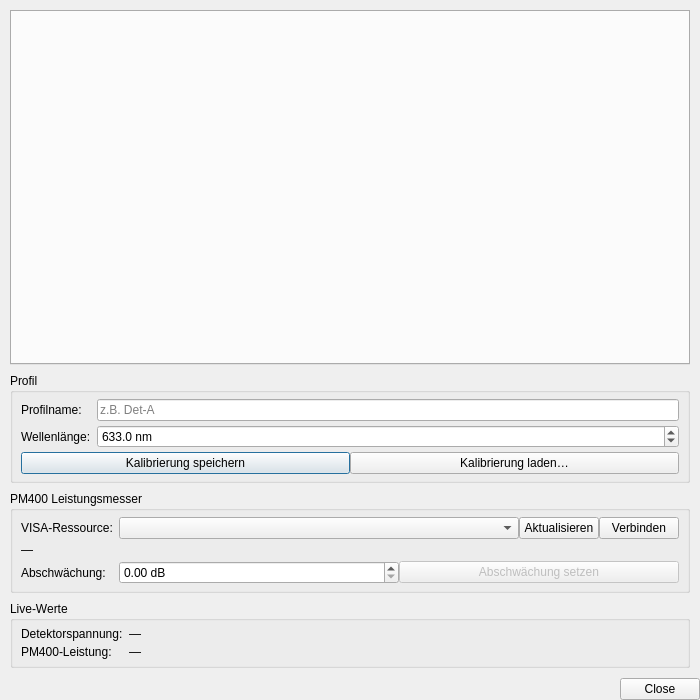
<?xml version="1.0" encoding="UTF-8"?>
<ui version="4.0">
 <class>PowerCalibrationWindow</class>
 <widget class="QDialog" name="PowerCalibrationWindow">
  <property name="geometry">
   <rect>
    <x>0</x>
    <y>0</y>
    <width>700</width>
    <height>700</height>
   </rect>
  </property>
  <property name="windowTitle">
   <string>Leistungskalibrierung — PD-TIA Detektor</string>
  </property>
  <layout class="QVBoxLayout" name="layoutDialog" stretch="1,0">
   <property name="spacing">
    <number>0</number>
   </property>
   <property name="leftMargin">
    <number>0</number>
   </property>
   <property name="topMargin">
    <number>0</number>
   </property>
   <property name="rightMargin">
    <number>0</number>
   </property>
   <property name="bottomMargin">
    <number>0</number>
   </property>
   <item>
    <widget class="QScrollArea" name="scrollMain">
     <property name="frameShape">
      <enum>QFrame::Shape::NoFrame</enum>
     </property>
     <property name="widgetResizable">
      <bool>true</bool>
     </property>
     <widget class="QWidget" name="contentMain">
      <property name="geometry">
       <rect>
        <x>0</x>
        <y>0</y>
        <width>700</width>
        <height>660</height>
       </rect>
      </property>
      <layout class="QVBoxLayout" name="layoutContent" stretch="1,0,0,0">
       <property name="spacing">
        <number>8</number>
       </property>
       <property name="leftMargin">
        <number>10</number>
       </property>
       <property name="topMargin">
        <number>10</number>
       </property>
       <property name="rightMargin">
        <number>10</number>
       </property>
       <property name="bottomMargin">
        <number>10</number>
       </property>
       <item>
        <widget class="QTabWidget" name="tabGains">
         <property name="currentIndex">
          <number>-1</number>
         </property>
        </widget>
       </item>
       <item>
        <widget class="QGroupBox" name="groupProfile">
         <property name="title">
          <string>Profil</string>
         </property>
         <layout class="QFormLayout" name="layoutProfile">
          <property name="leftMargin">
           <number>8</number>
          </property>
          <property name="topMargin">
           <number>6</number>
          </property>
          <property name="rightMargin">
           <number>8</number>
          </property>
          <property name="bottomMargin">
           <number>6</number>
          </property>
          <property name="verticalSpacing">
           <number>4</number>
          </property>
          <item row="0" column="0">
           <widget class="QLabel" name="labelProfileName">
            <property name="text">
             <string>Profilname:</string>
            </property>
           </widget>
          </item>
          <item row="0" column="1">
           <widget class="QLineEdit" name="editProfileName">
            <property name="placeholderText">
             <string>z.B. Det-A</string>
            </property>
           </widget>
          </item>
          <item row="1" column="0">
           <widget class="QLabel" name="labelWavelength">
            <property name="text">
             <string>Wellenlänge:</string>
            </property>
           </widget>
          </item>
          <item row="1" column="1">
           <widget class="QDoubleSpinBox" name="spinWavelength">
            <property name="toolTip">
             <string>Laserwellenlänge — die Responsivität des Detektors ist wellenlängenabhängig.</string>
            </property>
            <property name="suffix">
             <string> nm</string>
            </property>
            <property name="decimals">
             <number>1</number>
            </property>
            <property name="minimum">
             <double>1.000000000000000</double>
            </property>
            <property name="maximum">
             <double>10000.000000000000000</double>
            </property>
            <property name="value">
             <double>633.000000000000000</double>
            </property>
           </widget>
          </item>
          <item row="2" column="0" colspan="2">
           <layout class="QHBoxLayout" name="layoutProfileButtons">
            <item>
             <widget class="QPushButton" name="buttonSave">
              <property name="text">
               <string>Kalibrierung speichern</string>
              </property>
             </widget>
            </item>
            <item>
             <widget class="QPushButton" name="buttonLoad">
              <property name="text">
               <string>Kalibrierung laden…</string>
              </property>
             </widget>
            </item>
           </layout>
          </item>
         </layout>
        </widget>
       </item>
       <item>
        <widget class="QGroupBox" name="groupPm400">
         <property name="title">
          <string>PM400 Leistungsmesser</string>
         </property>
         <layout class="QFormLayout" name="layoutPm400">
          <property name="leftMargin">
           <number>8</number>
          </property>
          <property name="topMargin">
           <number>6</number>
          </property>
          <property name="rightMargin">
           <number>8</number>
          </property>
          <property name="bottomMargin">
           <number>6</number>
          </property>
          <property name="verticalSpacing">
           <number>4</number>
          </property>
          <item row="0" column="0">
           <widget class="QLabel" name="labelResource">
            <property name="text">
             <string>VISA-Ressource:</string>
            </property>
           </widget>
          </item>
          <item row="0" column="1">
           <layout class="QHBoxLayout" name="layoutConnection" stretch="1,0,0">
            <item>
             <widget class="QComboBox" name="comboPm400"/>
            </item>
            <item>
             <widget class="QPushButton" name="buttonRefresh">
              <property name="text">
               <string>Aktualisieren</string>
              </property>
             </widget>
            </item>
            <item>
             <widget class="QPushButton" name="buttonConnect">
              <property name="text">
               <string>Verbinden</string>
              </property>
             </widget>
            </item>
           </layout>
          </item>
          <item row="1" column="0" colspan="2">
           <widget class="QLabel" name="valuePm400Status">
            <property name="text">
             <string notr="true">—</string>
            </property>
           </widget>
          </item>
          <item row="2" column="0">
           <widget class="QLabel" name="labelAttenuation">
            <property name="text">
             <string>Abschwächung:</string>
            </property>
           </widget>
          </item>
          <item row="2" column="1">
           <layout class="QHBoxLayout" name="layoutAttenuation">
            <item>
             <widget class="QDoubleSpinBox" name="spinAttenuation">
              <property name="suffix">
               <string> dB</string>
              </property>
              <property name="decimals">
               <number>2</number>
              </property>
              <property name="maximum">
               <double>60.000000000000000</double>
              </property>
             </widget>
            </item>
            <item>
             <widget class="QPushButton" name="buttonToggleAttenuation">
              <property name="enabled">
               <bool>false</bool>
              </property>
              <property name="toolTip">
               <string>Setzt die PM400-Abschwächung auf den nebenstehenden Wert, bzw. schaltet sie aus, falls bereits aktiv.</string>
              </property>
              <property name="text">
               <string>Abschwächung setzen</string>
              </property>
             </widget>
            </item>
           </layout>
          </item>
         </layout>
        </widget>
       </item>
       <item>
        <widget class="QGroupBox" name="groupLive">
         <property name="title">
          <string>Live-Werte</string>
         </property>
         <layout class="QFormLayout" name="layoutLive">
          <property name="leftMargin">
           <number>8</number>
          </property>
          <property name="topMargin">
           <number>6</number>
          </property>
          <property name="rightMargin">
           <number>8</number>
          </property>
          <property name="bottomMargin">
           <number>6</number>
          </property>
          <property name="verticalSpacing">
           <number>4</number>
          </property>
          <item row="0" column="0">
           <widget class="QLabel" name="labelDetectorVoltage">
            <property name="text">
             <string>Detektorspannung:</string>
            </property>
           </widget>
          </item>
          <item row="0" column="1">
           <widget class="QLabel" name="valueDetectorVoltage">
            <property name="text">
             <string notr="true">—</string>
            </property>
           </widget>
          </item>
          <item row="1" column="0">
           <widget class="QLabel" name="labelPm400Power">
            <property name="text">
             <string>PM400-Leistung:</string>
            </property>
           </widget>
          </item>
          <item row="1" column="1">
           <widget class="QLabel" name="valuePm400Power">
            <property name="text">
             <string notr="true">—</string>
            </property>
           </widget>
          </item>
         </layout>
        </widget>
       </item>
      </layout>
     </widget>
    </widget>
   </item>
   <item>
    <widget class="QDialogButtonBox" name="buttonBox">
     <property name="standardButtons">
      <set>QDialogButtonBox::StandardButton::Close</set>
     </property>
    </widget>
   </item>
  </layout>
 </widget>
 <resources/>
 <connections>
  <connection>
   <sender>buttonBox</sender>
   <signal>rejected()</signal>
   <receiver>PowerCalibrationWindow</receiver>
   <slot>close()</slot>
  </connection>
 </connections>
</ui>
